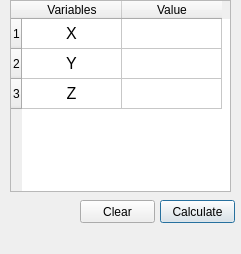
<?xml version="1.0" encoding="UTF-8"?>
<ui version="4.0">
 <class>variableDialog</class>
 <widget class="QDialog" name="variableDialog">
  <property name="geometry">
   <rect>
    <x>0</x>
    <y>0</y>
    <width>241</width>
    <height>254</height>
   </rect>
  </property>
  <property name="windowTitle">
   <string>Check Variables</string>
  </property>
  <widget class="QTableWidget" name="tableWidget">
   <property name="geometry">
    <rect>
     <x>10</x>
     <y>0</y>
     <width>221</width>
     <height>192</height>
    </rect>
   </property>
   <property name="rowCount">
    <number>3</number>
   </property>
   <property name="columnCount">
    <number>2</number>
   </property>
   <row/>
   <row/>
   <row/>
   <column>
    <property name="text">
     <string>Variables</string>
    </property>
   </column>
   <column>
    <property name="text">
     <string>Value</string>
    </property>
   </column>
   <item row="0" column="0">
    <property name="text">
     <string>X</string>
    </property>
    <property name="font">
     <font>
      <family>Arial</family>
      <pointsize>12</pointsize>
      <weight>50</weight>
      <bold>false</bold>
     </font>
    </property>
    <property name="textAlignment">
     <set>AlignHCenter|AlignVCenter|AlignCenter</set>
    </property>
    <property name="flags">
     <set>ItemIsDragEnabled|ItemIsUserCheckable|ItemIsEnabled</set>
    </property>
   </item>
   <item row="0" column="1">
    <property name="text">
     <string/>
    </property>
    <property name="textAlignment">
     <set>AlignHCenter|AlignVCenter|AlignCenter</set>
    </property>
    <property name="flags">
     <set>ItemIsSelectable|ItemIsEditable|ItemIsDragEnabled|ItemIsUserCheckable|ItemIsEnabled</set>
    </property>
   </item>
   <item row="1" column="0">
    <property name="text">
     <string>Y</string>
    </property>
    <property name="font">
     <font>
      <family>Arial</family>
      <pointsize>12</pointsize>
     </font>
    </property>
    <property name="textAlignment">
     <set>AlignHCenter|AlignVCenter|AlignCenter</set>
    </property>
    <property name="flags">
     <set>ItemIsDragEnabled|ItemIsUserCheckable|ItemIsEnabled</set>
    </property>
   </item>
   <item row="1" column="1">
    <property name="text">
     <string/>
    </property>
    <property name="textAlignment">
     <set>AlignHCenter|AlignVCenter|AlignCenter</set>
    </property>
    <property name="flags">
     <set>ItemIsSelectable|ItemIsEditable|ItemIsDragEnabled|ItemIsUserCheckable|ItemIsEnabled</set>
    </property>
   </item>
   <item row="2" column="0">
    <property name="text">
     <string>Z</string>
    </property>
    <property name="font">
     <font>
      <family>Arial</family>
      <pointsize>12</pointsize>
     </font>
    </property>
    <property name="textAlignment">
     <set>AlignHCenter|AlignVCenter|AlignCenter</set>
    </property>
    <property name="flags">
     <set>ItemIsDragEnabled|ItemIsUserCheckable|ItemIsEnabled</set>
    </property>
   </item>
   <item row="2" column="1">
    <property name="text">
     <string/>
    </property>
    <property name="textAlignment">
     <set>AlignHCenter|AlignVCenter|AlignCenter</set>
    </property>
    <property name="flags">
     <set>ItemIsSelectable|ItemIsEditable|ItemIsDragEnabled|ItemIsUserCheckable|ItemIsEnabled</set>
    </property>
   </item>
  </widget>
  <widget class="QPushButton" name="clearButton">
   <property name="geometry">
    <rect>
     <x>80</x>
     <y>200</y>
     <width>75</width>
     <height>23</height>
    </rect>
   </property>
   <property name="text">
    <string>Clear</string>
   </property>
  </widget>
  <widget class="QPushButton" name="calcButton">
   <property name="geometry">
    <rect>
     <x>160</x>
     <y>200</y>
     <width>75</width>
     <height>23</height>
    </rect>
   </property>
   <property name="text">
    <string>Calculate</string>
   </property>
   <property name="default">
    <bool>true</bool>
   </property>
  </widget>
 </widget>
 <resources/>
 <connections>
  <connection>
   <sender>clearButton</sender>
   <signal>clicked()</signal>
   <receiver>variableDialog</receiver>
   <slot>clearVariables()</slot>
   <hints>
    <hint type="sourcelabel">
     <x>117</x>
     <y>211</y>
    </hint>
    <hint type="destinationlabel">
     <x>120</x>
     <y>126</y>
    </hint>
   </hints>
  </connection>
  <connection>
   <sender>tableWidget</sender>
   <signal>itemChanged(QTableWidgetItem*)</signal>
   <receiver>variableDialog</receiver>
   <slot>updateVariables(QTableWidgetItem*)</slot>
   <hints>
    <hint type="sourcelabel">
     <x>120</x>
     <y>95</y>
    </hint>
    <hint type="destinationlabel">
     <x>120</x>
     <y>126</y>
    </hint>
   </hints>
  </connection>
  <connection>
   <sender>calcButton</sender>
   <signal>clicked()</signal>
   <receiver>variableDialog</receiver>
   <slot>close()</slot>
   <hints>
    <hint type="sourcelabel">
     <x>197</x>
     <y>211</y>
    </hint>
    <hint type="destinationlabel">
     <x>120</x>
     <y>126</y>
    </hint>
   </hints>
  </connection>
 </connections>
 <slots>
  <slot>clearVariables()</slot>
  <slot>updateVariables(QTableWidgetItem*)</slot>
 </slots>
</ui>
